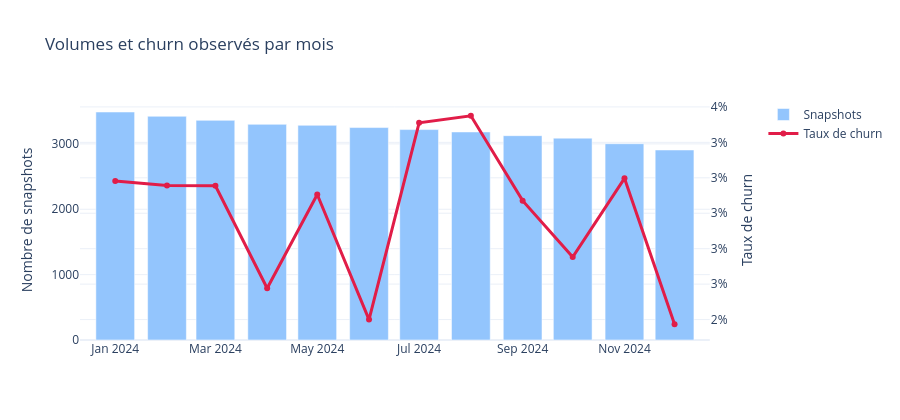

The notebook cell saved with this chart:
### Markdown cell above
### 2.2 — Volumes et cible par mois

Un modèle entraîné sur une année unique peut être sensible aux variations mensuelles. Avant le split, vérifier la présence des deux classes et les volumes par mois.

### Code cell
monthly = (
    labeled.assign(month=labeled["snapshot_date"].dt.to_period("M").astype(str))
    .groupby("month", as_index=False)
    .agg(n=("churn", "size"), churn_rate=("churn", "mean"), positives=("churn", "sum"))
)

fig = make_subplots(specs=[[{"secondary_y": True}]])
fig.add_trace(
    go.Bar(x=monthly["month"], y=monthly["n"], name="Snapshots", marker_color="#93C5FD"),
    secondary_y=False,
)
fig.add_trace(
    go.Scatter(
        x=monthly["month"],
        y=monthly["churn_rate"],
        name="Taux de churn",
        mode="lines+markers",
        line=dict(color="#E11D48", width=3),
    ),
    secondary_y=True,
)
fig.update_yaxes(title_text="Nombre de snapshots", secondary_y=False)
fig.update_yaxes(title_text="Taux de churn", tickformat=".0%", secondary_y=True)
fig.update_layout(
    title="Volumes et churn observés par mois",
    template="plotly_white",
    height=420,
    hovermode="x unified",
)
fig.show(config={"responsive": True})

### Figure 1 — Plotly figure (JSON) as saved in the notebook; plotly's stock layout.template omitted (floating-point values rounded to 4 significant figures)
{"data": [{"marker": {"color": "#93C5FD"}, "name": "Snapshots", "type": "bar", "x": ["2024-01", "2024-02", "2024-03", "2024-04", "2024-05", "2024-06", "2024-07", "2024-08", "2024-09", "2024-10", "2024-11", "2024-12"], "xaxis": "x", "y": [3488, 3422, 3360, 3299, 3284, 3250, 3219, 3183, 3126, 3088, 3003, 2907], "yaxis": "y"}, {"line": {"color": "#E11D48", "width": 3}, "mode": "lines+markers", "name": "Taux de churn", "type": "scatter", "x": ["2024-01", "2024-02", "2024-03", "2024-04", "2024-05", "2024-06", "2024-07", "2024-08", "2024-09", "2024-10", "2024-11", "2024-12"], "xaxis": "x", "y": [0.03182, 0.03156, 0.03155, 0.02577, 0.03106, 0.024, 0.0351, 0.0355, 0.03071, 0.02753, 0.03197, 0.02374], "yaxis": "y2"}], "layout": {"height": 420, "hovermode": "x unified", "title": {"text": "Volumes et churn observés par mois"}, "xaxis": {"anchor": "y", "domain": [0, 0.94]}, "yaxis": {"anchor": "x", "domain": [0, 1], "title": {"text": "Nombre de snapshots"}}, "yaxis2": {"anchor": "x", "overlaying": "y", "side": "right", "tickformat": ".0%", "title": {"text": "Taux de churn"}}}}
